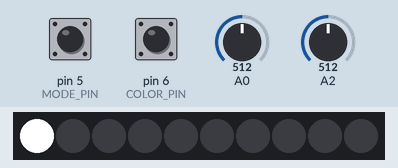
The sketch below on a simulated Arduino Uno, built with avr-gcc and run on an emulated ATmega328P. On the bench: 10 RGB LEDs in strip order, left to right. The inputs (shaded band) are chosen by the test bench; at power-on: pin 5 (MODE_PIN) HIGH, pin 6 (COLOR_PIN) HIGH, A2 = 512, A0 = 512. Dim RGB values are drawn brighter than linear.

Above: at 0.1 s.
1.5 s: pin 5 (MODE_PIN) pulled LOW for 0.15 s
At 2.3 s:
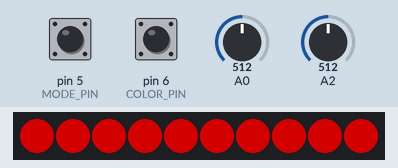
3.3 s: pin 6 (COLOR_PIN) pulled LOW for 0.15 s
At 4.1 s:
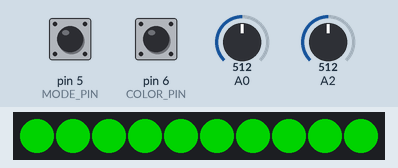
4.9 s: pin 6 (COLOR_PIN) pulled LOW for 1 s
At 5.8 s:
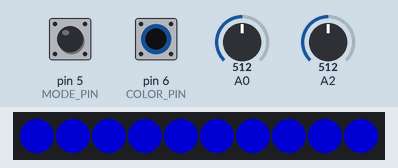
7.4 s: pin 6 (COLOR_PIN) pulled LOW for 0.15 s
At 8.6 s:
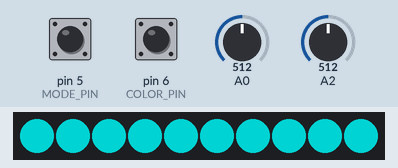
9.0 s: A2 set to 716
10.5 s: pin 5 (MODE_PIN) pulled LOW for 1 s
At 10.77 s:
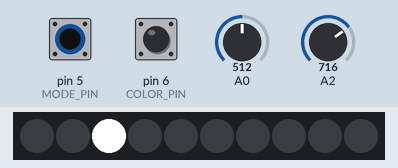
Timing chart, 0 to 13.1 s (numbered marks = the images above; inputs shaded):
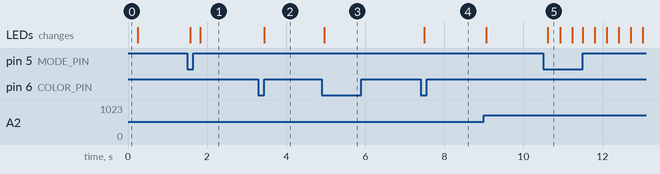

The sketch:

JamLight.ino
```cpp
#include <Adafruit_NeoPixel.h>

#define DEBUG false
#define Serial if(DEBUG)Serial

#define MAX_MODES 7
#define MAX_MODE_COLORS 9

#define PIXEL_PIN 7
#define MODE_PIN 5
#define COLOR_PIN 6

#define NUM_LEDS 10

enum BulletMode {
  WRAP_DOWN = 10001,
  WRAP_UP = 10002,
  BOUNCE = 10003
};


// Parameter 1 = number of pixels in strip
// Parameter 2 = pin number (most are valid)
// Parameter 3 = pixel type flags, add together as needed:
//   NEO_KHZ800  800 KHz bitstream (most NeoPixel products w/WS2812 LEDs)
//   NEO_KHZ400  400 KHz (classic 'v1' (not v2) FLORA pixels, WS2811 drivers)
//   NEO_GRB     Pixels are wired for GRB bitstream (most NeoPixel products)
//   NEO_RGB     Pixels are wired for RGB bitstream (v1 FLORA pixels, not v2)
Adafruit_NeoPixel strip = Adafruit_NeoPixel(NUM_LEDS, PIXEL_PIN, NEO_GRB + NEO_KHZ800);

uint32_t red = strip.Color(255,0,0);
uint32_t green = strip.Color(0,255,0);
uint32_t blue = strip.Color(0,0,255);
uint32_t cyan = strip.Color(0,255,255);
uint32_t pink = strip.Color(255,0,127);
uint32_t purple = strip.Color(102,0,102);
uint32_t yellow = strip.Color(255,255,0);
uint32_t orange = strip.Color(204,102,0);
uint32_t white = strip.Color(255,255,255);

uint32_t noColor = strip.Color(0,0,0);

uint32_t modeIndicatorColors[MAX_MODES] = {red, green, blue, pink, purple, yellow};
uint32_t modeColors[MAX_MODE_COLORS] = {red, green, blue, cyan, pink, purple, yellow, orange, white};
uint32_t modeAltColors[MAX_MODE_COLORS] = {blue, yellow, orange, red, white, green, cyan, pink, noColor};


const int MONITORED_PINS = 2;

int bouncedPins[MONITORED_PINS] = { MODE_PIN, COLOR_PIN };
boolean buttonStates[MONITORED_PINS] = {HIGH, HIGH};

int brightness = 255;
volatile uint32_t lastColor = noColor;

volatile long lastAnimationTime = 0;

void (*buttonPressedHandlers[MONITORED_PINS])();

long currentMode = 0;
long currentColor = 0;

void setup() {
  Serial.begin(9600);

  // PIN SETUP
  pinMode( MODE_PIN, INPUT_PULLUP);
  pinMode( COLOR_PIN, INPUT_PULLUP);
  buttonPressedHandlers[0] = modeButtonPressed;
  buttonPressedHandlers[1] = colorButtonPressed;

  strip.begin();

  performModeIndicator();

}

void loop() {

  debounceAndHandleButtons();

  performMode();


}

void performMode( ) {
  switch( currentMode ) {
    case 0:
      performBrightnessBySound();
      break;
    case 1:
      performAlwaysOn();
      delay(100);
      break;
    case 2:
      performFade();
      break;
    case 3:
      performAlternating();
      break;
    case 4:
      performBullet( WRAP_UP );
      break;
    case 5:
      performBullet( WRAP_DOWN );
      break;
    case 6:
      performBullet( BOUNCE );
    default:
      break;
  }
}

void modeButtonPressed() {
  Serial.println("Mode button was pressed");
  currentMode++;
  if ( currentMode >= MAX_MODES ) {
    currentMode = 0;
  }
  switch( currentMode ) {
    case 0:
      Serial.println("SOUND MODE");
      break;
    case 1:
      Serial.println("ALWAYS ON MODE");
      break;
    case 2:
      Serial.println("FADE MODE");
      break;
    case 3:
      Serial.println("ALT COLOR MODE");
      break;
    case 4:
      Serial.println("BULLET MODE - UP");
      break;
    case 5:
      Serial.println("BULLET MODE - DOWN");
      break;
    case 6:
      Serial.println("BULLET MODE - BOUNCE");
      break;
    default:
      break;
  }
  performModeIndicator();
}

void colorButtonPressed() {
  Serial.println("Color button was pressed");
  currentColor++;
  if ( currentColor >= MAX_MODE_COLORS ) {
    currentColor = 0;
  }

}

void performModeIndicator( ) {
   strip.setBrightness(255);
   clearAllPixels( false );
   strip.setPixelColor(currentMode, white);
   strip.show();
   delay(250);
   clearAllPixels( true );
}

void changeBrightness() {
   int potValue = analogRead(A2);
   strip.setBrightness( map(potValue,0,1024,0,255) );
}


void debounceAndHandleButtons()
{

  boolean currentReads[MONITORED_PINS];
  boolean anyButtonStateChanged = false;

  for( int i = 0; i < MONITORED_PINS; i++ ) {
    currentReads[i] = digitalRead( bouncedPins[i] );
    if ( currentReads[i] != buttonStates[i] ) {
      anyButtonStateChanged = true;
    }
  }

  if ( anyButtonStateChanged ) {
    delay( 50 );  // debounce delay

    for( int i = 0; i < MONITORED_PINS; i++ ) {
      currentReads[i] = digitalRead( bouncedPins[i] );
    }
    for( int i = 0; i < MONITORED_PINS; i++ ) {
      if ( currentReads[i] == LOW ) {
        buttonPressedHandlers[i]();
      }
    }
  }

  for( int i = 0; i < MONITORED_PINS; i++ ) {
    buttonStates[i] = currentReads[i];
  }

}

int peakToPeak = 0;
int static_variable = 500;

// Sensitivity goes from most to least
int sensitivityCeiling[] = {300, 350, 400, 500, 600};
int sensitivityFloor[] = {20, 30, 40, 50, 50};
int biggest = 0;
int biggestPeak = 0;

void performBrightnessBySound() {
  int sensitivityLevel = map(analogRead(A2), 0, 1024, 4, 0);

  unsigned int signalMax = 0;
  unsigned int signalMin = 1024;
  unsigned int sample;
  // collect data for 50 mS
  unsigned long startMillis = millis();
  while (millis() - startMillis < 50) // 50ms is the sample rate
  {
    sample = analogRead(A0);
    if (sample < 1024)  // toss out spurious readings
    {
      if (sample > signalMax) {
        signalMax = sample;  // save just the max levels
        if (signalMax > biggest) {
          biggest = signalMax;
        }
      }

      if (sample < signalMin) {
        signalMin = sample;  // save just the min levels
      }
    }
  }
  peakToPeak = signalMax - signalMin;  // max - min = peak-peak amplitude
  int peakFloor = sensitivityFloor[sensitivityLevel];
  if (peakToPeak < peakFloor) {
    peakToPeak = peakFloor;
  }
  if (peakToPeak > biggestPeak) {
    biggestPeak = peakToPeak;
  }

  Serial.print("Max:");
  Serial.print(signalMax);
  Serial.print(",");
  Serial.print("Min:");
  Serial.print(signalMin);
  Serial.print(",");
  Serial.print("Peak:");
  Serial.print(peakToPeak);
  Serial.print(",");
  Serial.print("BiggestPeak:");
  Serial.println(biggestPeak);

  setAllPixels(modeColors[currentColor], false);
  strip.setBrightness(map(peakToPeak, peakFloor, sensitivityCeiling[sensitivityLevel], 0, 255));  //(200 was 1024)
  strip.show();
}

void performAlwaysOn() {
  changeBrightness();
  if (millis() - lastAnimationTime > 50) {
    setAllPixels(modeColors[currentColor], true);
    lastAnimationTime = millis();
  }
}

void performPotMonitor() {
  int reading = analogRead(A2);
  Serial.print("Reading:");
  Serial.println(reading);
}

int currentBulletPos = NUM_LEDS - 1;
boolean bulletDown = true;

void performBullet( BulletMode bulletMode ) {

  int potValue = analogRead(A2);
  int animationMillis = map(potValue,0,1024,120,20);


  if ( millis() - lastAnimationTime > animationMillis ) {
    strip.setBrightness(255);
    clearAllPixels( false );

    switch( bulletMode ) {
      case WRAP_DOWN:
        sendBulletDown();
        currentBulletPos = ( currentBulletPos == 0 )?(NUM_LEDS - 1):(currentBulletPos -1);
        break;
      case WRAP_UP:
        sendBulletUp();
        currentBulletPos = ( currentBulletPos == NUM_LEDS )?0:(currentBulletPos+1);
        break;
      case BOUNCE:
        if (bulletDown) sendBulletDown(); else sendBulletUp();
        if (bulletDown) {
           if ( currentBulletPos == 0 ) {
             bulletDown = false;
             currentBulletPos++;
           } else {
             currentBulletPos--;
           }
        } else {
           if ( currentBulletPos == NUM_LEDS - 1 ) {
             bulletDown = true;
             currentBulletPos--;
           } else {
             currentBulletPos++;
           }
        }
        break;
      default:
        break;

    }


    strip.show();
    lastAnimationTime = millis();
  }

}

void sendBulletDown() {
  strip.setPixelColor( (currentBulletPos > NUM_LEDS -1 ) ? currentBulletPos - NUM_LEDS: currentBulletPos, modeColors[currentColor] );
}

void sendBulletUp() {
  strip.setPixelColor( (currentBulletPos < 0 ) ? (currentBulletPos) + NUM_LEDS: currentBulletPos, modeColors[currentColor] );
}

boolean flip = false;

void performAlternating() {

  strip.setBrightness(255);
  int potValue = analogRead(A2);
  int animationMillis = map(potValue,0,1024,500,80);

  if ( millis() - lastAnimationTime > animationMillis ) {
    clearAllPixels(false);
    for ( int i=0; i < NUM_LEDS ; i=i+2 ) {
      strip.setPixelColor( i, (flip == 1)?modeColors[currentColor]:modeAltColors[currentColor] );
      strip.setPixelColor( i + 1, (flip ==1)?modeAltColors[currentColor]:modeColors[currentColor] );
    }

    strip.show();
    lastAnimationTime = millis();
    flip = !flip;
  }

}

boolean brightnessUp = true;
int speedCheck = 0;
void performFade() {

  int potValue = analogRead(A2);
  int animationMillis = map(potValue,0,1024,30,0);

  if ( millis() - lastAnimationTime > animationMillis ) {
    strip.setBrightness(brightness);
    setAllPixels(modeColors[currentColor], false);
    strip.show();
    if ( brightnessUp ) {
      brightness = brightness + map(potValue,0,1024,1,4);
      if ( brightness > 255 ) {
        brightness = 254;
        brightnessUp = false;
      }
    } else {
      brightness = brightness - map(potValue,0,1024,1,4);
      if ( brightness < 0 ) {
        brightness = 1;
        brightnessUp = true;
      }
    }


    lastAnimationTime = millis();
  }

}

void setAllPixels( uint32_t color, boolean withShow ) {
  for ( int i=0; i < NUM_LEDS; i++ ) {
    strip.setPixelColor(i, color );
  }
  if ( withShow ) {
    strip.show();
  }
}

void clearAllPixels( boolean withShow ) {
    for ( int i=0; i < NUM_LEDS; i++ ) {
      strip.setPixelColor(i, noColor );
    }
    if ( withShow ) {
      strip.show();
    }
}
```

Measured:
- after the input at 1.5 s, the LEDs: first change after 0.08 s (image 1 shows a later state)
- after the input at 3.3 s, the LEDs: change after 0.15 s (image 2)
- after the input at 4.9 s, the LEDs: change after 0.06 s (image 3)
- after the input at 7.4 s, the LEDs: change after 0.09 s (image 4)
- after the input at 10.5 s, the LEDs: change after 0.12 s (image 5)
